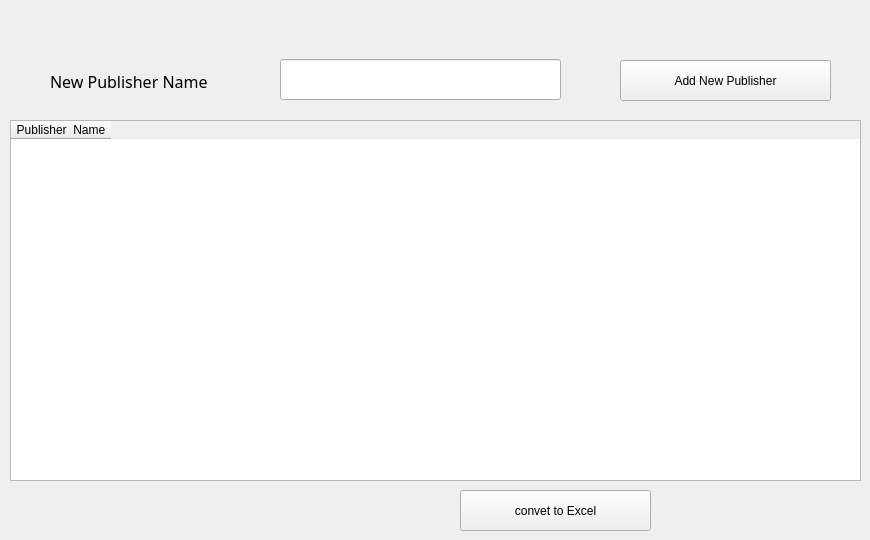
      <widget class="QWidget" name="tab_9">
       <attribute name="title">
        <string>Publisher</string>
       </attribute>
       <widget class="QLineEdit" name="lineEdit_31">
        <property name="geometry">
         <rect>
          <x>280</x>
          <y>59</y>
          <width>281</width>
          <height>41</height>
         </rect>
        </property>
       </widget>
       <widget class="QTableWidget" name="tableWidget_4">
        <property name="geometry">
         <rect>
          <x>10</x>
          <y>120</y>
          <width>851</width>
          <height>361</height>
         </rect>
        </property>
        <column>
         <property name="text">
          <string>Publisher  Name</string>
         </property>
        </column>
       </widget>
       <widget class="QLabel" name="label_36">
        <property name="geometry">
         <rect>
          <x>50</x>
          <y>61</y>
          <width>221</width>
          <height>41</height>
         </rect>
        </property>
        <property name="font">
         <font>
          <family>Sans Serif</family>
          <pointsize>12</pointsize>
         </font>
        </property>
        <property name="text">
         <string>New Publisher Name</string>
        </property>
       </widget>
       <widget class="QPushButton" name="pushButton_19">
        <property name="geometry">
         <rect>
          <x>620</x>
          <y>60</y>
          <width>211</width>
          <height>41</height>
         </rect>
        </property>
        <property name="text">
         <string>Add New Publisher</string>
        </property>
       </widget>
       <widget class="QPushButton" name="pushButton_24">
        <property name="geometry">
         <rect>
          <x>460</x>
          <y>490</y>
          <width>191</width>
          <height>41</height>
         </rect>
        </property>
        <property name="text">
         <string>convet to Excel</string>
        </property>
       </widget>
      </widget>
